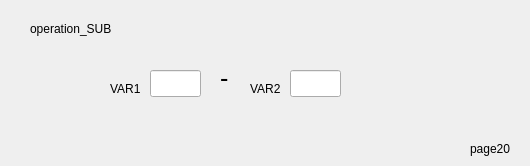
   <widget class="QWidget" name="page_21">
    <widget class="QLabel" name="label_91">
     <property name="geometry">
      <rect>
       <x>30</x>
       <y>20</y>
       <width>121</width>
       <height>17</height>
      </rect>
     </property>
     <property name="text">
      <string>operation_SUB</string>
     </property>
    </widget>
    <widget class="QLineEdit" name="lineEdit_45">
     <property name="geometry">
      <rect>
       <x>150</x>
       <y>70</y>
       <width>51</width>
       <height>27</height>
      </rect>
     </property>
    </widget>
    <widget class="QLabel" name="label_92">
     <property name="geometry">
      <rect>
       <x>250</x>
       <y>80</y>
       <width>41</width>
       <height>17</height>
      </rect>
     </property>
     <property name="text">
      <string>VAR2</string>
     </property>
    </widget>
    <widget class="QLineEdit" name="lineEdit_46">
     <property name="geometry">
      <rect>
       <x>290</x>
       <y>70</y>
       <width>51</width>
       <height>27</height>
      </rect>
     </property>
    </widget>
    <widget class="QLabel" name="label_93">
     <property name="geometry">
      <rect>
       <x>220</x>
       <y>70</y>
       <width>41</width>
       <height>17</height>
      </rect>
     </property>
     <property name="font">
      <font>
       <pointsize>19</pointsize>
      </font>
     </property>
     <property name="text">
      <string>-</string>
     </property>
    </widget>
    <widget class="QLabel" name="label_94">
     <property name="geometry">
      <rect>
       <x>110</x>
       <y>80</y>
       <width>41</width>
       <height>17</height>
      </rect>
     </property>
     <property name="text">
      <string>VAR1</string>
     </property>
    </widget>
    <widget class="QLabel" name="label_95">
     <property name="geometry">
      <rect>
       <x>470</x>
       <y>140</y>
       <width>51</width>
       <height>17</height>
      </rect>
     </property>
     <property name="text">
      <string>page20</string>
     </property>
    </widget>
   </widget>
